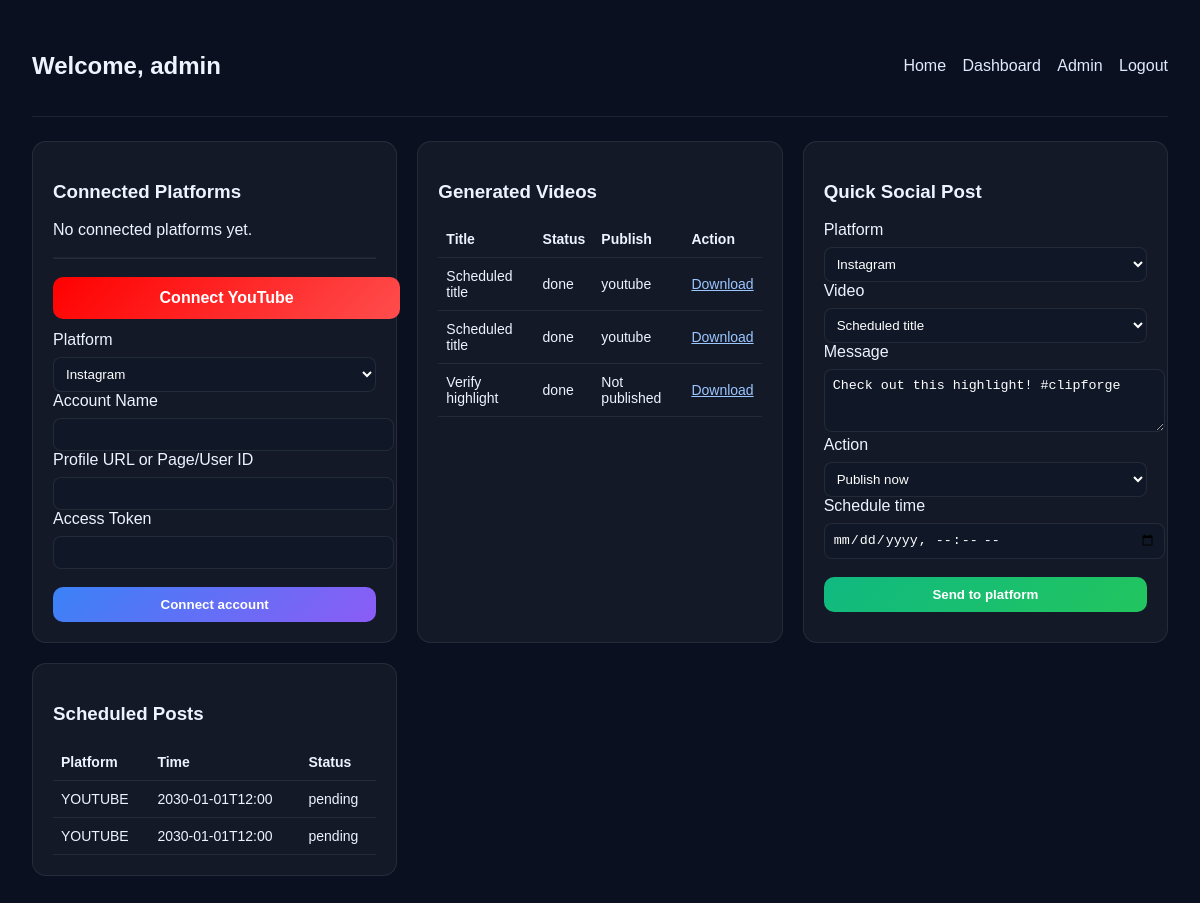
The app's page /dashboard (signed in) with its own data.
### tables this page shows
CREATE TABLE users (
            id INTEGER PRIMARY KEY AUTOINCREMENT,
            username TEXT UNIQUE NOT NULL,
            email TEXT UNIQUE NOT NULL,
            password_hash TEXT NOT NULL,
            role TEXT NOT NULL DEFAULT 'user',
            created_at TEXT NOT NULL DEFAULT CURRENT_TIMESTAMP
        );

CREATE TABLE jobs (
            id TEXT PRIMARY KEY,
            user_id INTEGER,
            video_path TEXT,
            music_path TEXT,
            output_path TEXT,
            status TEXT NOT NULL DEFAULT 'pending',
            segments_json TEXT DEFAULT '[]',
            created_at TEXT NOT NULL DEFAULT CURRENT_TIMESTAMP,
            updated_at TEXT NOT NULL DEFAULT CURRENT_TIMESTAMP, title TEXT DEFAULT "", description TEXT DEFAULT "", tags TEXT DEFAULT "", thumbnail_path TEXT, publish_status TEXT DEFAULT "not_published", published_platforms TEXT DEFAULT "",
            FOREIGN KEY(user_id) REFERENCES users(id)
        );

CREATE TABLE scheduled_posts (
            id INTEGER PRIMARY KEY AUTOINCREMENT,
            user_id INTEGER NOT NULL,
            job_id TEXT,
            platform TEXT NOT NULL,
            message TEXT,
            scheduled_for TEXT,
            status TEXT NOT NULL DEFAULT 'pending',
            created_at TEXT NOT NULL DEFAULT CURRENT_TIMESTAMP,
            FOREIGN KEY(user_id) REFERENCES users(id)
        );

### app.py (the view)
@app.route('/dashboard')
@login_required
def dashboard():
    user = get_user_by_id(session['user_id'])
    conn = get_db()
    social_accounts = conn.execute(
        'SELECT * FROM social_accounts WHERE user_id = ? ORDER BY created_at DESC',
        (user['id'],)
    ).fetchall()
    scheduled_posts = conn.execute(
        'SELECT * FROM scheduled_posts WHERE user_id = ? ORDER BY scheduled_for DESC',
        (user['id'],)
    ).fetchall()
    social_posts = conn.execute(
        'SELECT * FROM social_posts WHERE user_id = ? ORDER BY created_at DESC',
        (user['id'],)
    ).fetchall()
    jobs_rows = conn.execute(
        'SELECT * FROM jobs WHERE user_id = ? ORDER BY created_at DESC',
        (user['id'],)
    ).fetchall()
    conn.close()
    return render_template('dashboard.html', user=user, social_accounts=social_accounts, scheduled_posts=scheduled_posts, social_posts=social_posts, jobs=jobs_rows)

### app.py (called while the page is built)
def get_db():
    conn = sqlite3.connect(DB_PATH)
    conn.row_factory = sqlite3.Row
    return conn

def login_required(view_func):
    @wraps(view_func)
    def wrapped(*args, **kwargs):
        if not session.get('user_id'):
            return redirect(url_for('login_page'))
        return view_func(*args, **kwargs)
    return wrapped

def get_user_by_id(user_id):
    conn = get_db()
    row = conn.execute('SELECT * FROM users WHERE id = ?', (user_id,)).fetchone()
    conn.close()
    return dict(row) if row else None

### templates/dashboard.html (shortened to what this page needs)
<!DOCTYPE html>
<html lang="en">
<head>
</head>
<body>
  <div class="topbar">
    <div>
      <h2>Welcome, {{ user.username }}</h2>
    </div>
    <div class="nav">
      <a href="/">Home</a>
      <a href="/dashboard">Dashboard</a>
      {% if user.role == 'admin' %}<a href="/admin">Admin</a>{% endif %}
      <a href="/logout">Logout</a>
    </div>
  </div>
  <div class="grid">
    <div class="card">
      <h3>Connected Platforms</h3>
      {% if social_accounts %}
        {% for account in social_accounts %}
          <span class="pill">{{ account.platform|upper }}</span>
          {{ account.account_name }}
          <br /><br />
        {% endfor %}
      {% else %}
        <p>No connected platforms yet.</p>
      {% endif %}
      <hr style="margin: 18px 0; border-color: rgba(255,255,255,0.08);" />
      <div style="margin-bottom: 12px;">
        <a href="/auth/youtube" style="display:block; width:100%; text-align:center; padding:12px; border:none; border-radius:10px; background:linear-gradient(135deg,#ff0000,#ff4d4d); color:white; text-decoration:none; font-weight:700;">Connect YouTube</a>
      </div>
      <form id="socialForm">
        <label>Platform</label>
        <select id="platform" style="width:100%; margin-top:8px; padding:8px; background:#101827; color:white; border-radius:8px; border:1px solid rgba(255,255,255,0.08);">
          <option value="instagram">Instagram</option>
        </select>
        <label style="margin-top:12px;">Account Name</label>
        <input id="account_name" style="width:100%; margin-top:8px; padding:8px; background:#101827; color:white; border-radius:8px; border:1px solid rgba(255,255,255,0.08);" />
        <label style="margin-top:12px;">Profile URL or Page/User ID</label>
        <input id="profile_url" style="width:100%; margin-top:8px; padding:8px; background:#101827; color:white; border-radius:8px; border:1px solid rgba(255,255,255,0.08);" />
        <label style="margin-top:12px;">Access Token</label>
        <input id="access_token" type="password" style="width:100%; margin-top:8px; padding:8px; background:#101827; color:white; border-radius:8px; border:1px solid rgba(255,255,255,0.08);" />
        <button type="submit" style="margin-top:18px; width:100%; padding:10px; border:none; border-radius:10px; background:linear-gradient(135deg,#3b82f6,#8b5cf6); color:white; font-weight:700; cursor:pointer;">Connect account</button>
      </form>
    </div>
    <div class="card">
      <h3>Generated Videos</h3>
      {% if jobs %}
        <table>
          <thead>
            <tr><th>Title</th><th>Status</th><th>Publish</th><th>Action</th></tr>
          </thead>
          <tbody>
            {% for job in jobs %}
              <tr>
                <td>{{ job.title or ('Highlight ' + job.id[:8]) }}</td>
                <td>{{ job.status }}</td>
                <td>{% if job.published_platforms %}{{ job.published_platforms }}{% else %}Not published{% endif %}</td>
                <td>
                  {% if job.output_path %}
                    <a href="/api/download/{{ job.id }}">Download</a>
                  {% else %}
                    Processing
                  {% endif %}
                </td>
              </tr>
            {% endfor %}
          </tbody>
        </table>
      {% else %}
        <p>No videos generated yet.</p>
      {% endif %}
    </div>
    <div class="card">
      <h3>Quick Social Post</h3>
      <form id="socialPostForm">
        <label>Platform</label>
        <select id="postPlatform" style="width:100%; margin-top:8px; padding:8px; background:#101827; color:white; border-radius:8px; border:1px solid rgba(255,255,255,0.08);">
          <option value="instagram">Instagram</option>
        </select>
        <label style="margin-top:12px;">Video</label>
        <select id="postJobId" style="width:100%; margin-top:8px; padding:8px; background:#101827; color:white; border-radius:8px; border:1px solid rgba(255,255,255,0.08);">
          {% for job in jobs %}
            {% if job.output_path %}
              <option value="{{ job.id }}">{{ job.title or ('Highlight ' + job.id[:8]) }}</option>
            {% endif %}
          {% endfor %}
        </select>
        <label style="margin-top:12px;">Message</label>
        <textarea id="postMessage" rows="3" style="width:100%; margin-top:8px; padding:8px; background:#101827; color:white; border-radius:8px; border:1px solid rgba(255,255,255,0.08);">Check out this highlight! #clipforge</textarea>
        <label style="margin-top:12px;">Action</label>
        <select id="postAction" style="width:100%; margin-top:8px; padding:8px; background:#101827; color:white; border-radius:8px; border:1px solid rgba(255,255,255,0.08);">
          <option value="publish">Publish now</option>
        </select>
        <label style="margin-top:12px;">Schedule time</label>
        <input id="postSchedule" type="datetime-local" style="width:100%; margin-top:8px; padding:8px; background:#101827; color:white; border-radius:8px; border:1px solid rgba(255,255,255,0.08);" />
        <button type="submit" style="margin-top:18px; width:100%; padding:10px; border:none; border-radius:10px; background:linear-gradient(135deg,#10b981,#22c55e); color:white; font-weight:700; cursor:pointer;">Send to platform</button>
      </form>
    </div>
    <div class="card">
      <h3>Scheduled Posts</h3>
      {% if scheduled_posts %}
        <table>
          <thead>
            <tr><th>Platform</th><th>Time</th><th>Status</th></tr>
          </thead>
          <tbody>
            {% for post in scheduled_posts %}
              <tr>
                <td>{{ post.platform|upper }}</td>
                <td>{{ post.scheduled_for }}</td>
                <td>{{ post.status }}</td>
              </tr>
            {% endfor %}
          </tbody>
        </table>
      {% else %}
        <p>No scheduled posts yet.</p>
      {% endif %}
    </div>
  </div>
</body>
</html>

### templates/dashboard.html (style rules this page uses)
body { font-family: Arial, sans-serif; background: #0b1020; color: #edf3ff; margin: 0; padding: 32px; }
.topbar { display: flex; justify-content: space-between; align-items: center; margin-bottom: 24px; padding-bottom: 16px; border-bottom: 1px solid rgba(255,255,255,0.08); }
.nav a { color: #dfeaff; margin-left: 12px; text-decoration: none; }
.grid { display: grid; grid-template-columns: repeat(auto-fit, minmax(280px, 1fr)); gap: 20px; }
.card { background: rgba(255,255,255,0.04); border: 1px solid rgba(255,255,255,0.08); border-radius: 14px; padding: 20px; }
table { width: 100%; border-collapse: collapse; margin-top: 18px; }
th, td { padding: 10px 8px; border-bottom: 1px solid rgba(255,255,255,0.08); text-align: left; font-size: 14px; }
a { color: #9bc6ff; }

### records on screen
users: username "admin"
jobs: title "Scheduled title", status "done", published_platforms "youtube"
jobs: title "Scheduled title", status "done", published_platforms "youtube"
jobs: title "Verify highlight", status "done", published_platforms "Not published"
scheduled_posts: platform "YOUTUBE", scheduled_for "2030-01-01T12:00", status "pending"
scheduled_posts: platform "YOUTUBE", scheduled_for "2030-01-01T12:00", status "pending"

### other values on screen
form field value "Scheduled title"
